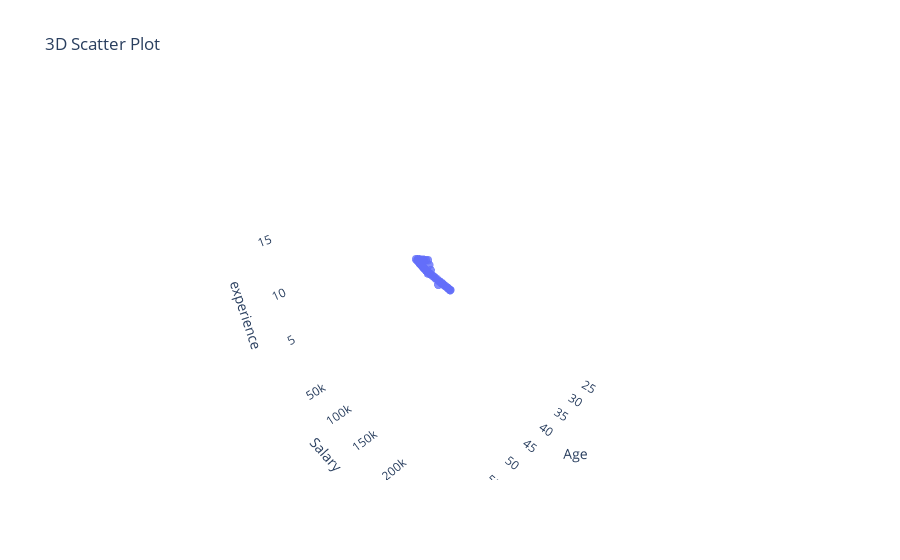

Here is the notebook cell this chart was saved with:
### Code cell
import plotly.express as px

# Your 3D scatter plot
fig = px.scatter_3d(
    df, 
    x='Age', 
    y='Salary', 
    z='experience', 
    title='3D Scatter Plot'
)

# 🔹 Make markers smaller & simpler for faster rendering
fig.update_traces(
    marker=dict(size=3, opacity=0.8, line=dict(width=0))
)

# 🔹 Optional: reduce hover labels (hover slows rendering sometimes)
fig.update_traces(hoverinfo="skip")

# 🔹 Set better scene layout (for smooth movement)
fig.update_layout(
    scene=dict(
        xaxis=dict(showbackground=False),
        yaxis=dict(showbackground=False),
        zaxis=dict(showbackground=False)
    )
)

fig.show()

### Figure 1 — Plotly figure (JSON) as saved in the notebook; plotly's stock layout.template omitted (floating-point values rounded to 4 significant figures)
{"data": [{"hoverinfo": "skip", "hovertemplate": "Age=%{x}<br>Salary=%{y}<br>experience=%{z}<extra></extra>", "legendgroup": "", "marker": {"color": "#636efa", "line": {"width": 0}, "opacity": 0.8, "size": 3, "symbol": "circle"}, "mode": "markers", "name": "", "scene": "scene", "showlegend": false, "type": "scatter3d", "x": [22, 23, 24, 25, 26, 27, 28, 29, 30, 31, 32, 33, 34, 35, 36, 37, 38, 39, 40, 41, 42, 43, 44, 45, 46, 47, 48, 49, 50, 52, 54, 56, 58, 60], "y": [22000, 25000, 28000, 30000, 32000, 35000, 38000, 40000, 42000, 45000, 48000, 50000, 52000, 55000, 60000, 65000, 70000, 75000, 80000, 85000, 90000, 95000, 100000, 110000, 120000, 130000, 140000, 150000, 160000, 175000, 190000, 200000, 225000, 250000], "z": [1.0, 1.5, 2.0, 2.5, 3.0, 3.5, 4.0, 4.5, 5.0, 5.5, 6.0, 6.5, 7.0, 7.5, 8.0, 8.5, 9.0, 9.5, 10.0, 10.5, 11.0, 11.5, 12.0, 12.5, 13.0, 13.5, 14.0, 14.5, 15.0, 15.5, 16.0, 16.5, 17.0, 18.0]}], "layout": {"legend": {"tracegroupgap": 0}, "scene": {"domain": {"x": [0, 1], "y": [0, 1]}, "xaxis": {"showbackground": false, "title": {"text": "Age"}}, "yaxis": {"showbackground": false, "title": {"text": "Salary"}}, "zaxis": {"showbackground": false, "title": {"text": "experience"}}}, "title": {"text": "3D Scatter Plot"}}}
